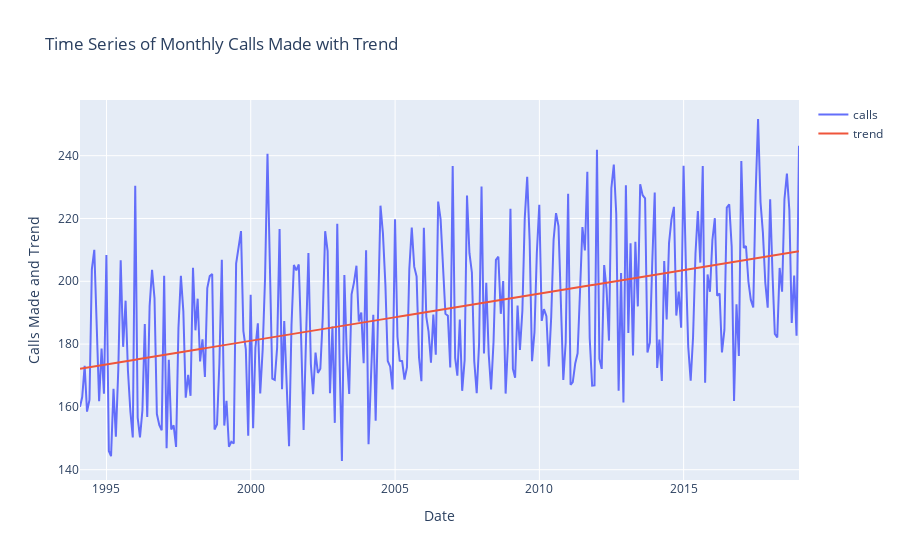

Here is the notebook cell this chart was saved with:
### Code cell
# Plotting the trend line (regression line) along with the monthly calls data
plot_data = []
plot_data.append(go.Scatter(x= subset_data['date'], y= subset_data['calls'], name = 'calls'))
plot_data.append(go.Scatter(x= subset_data['date'], y= subset_data['trend'], name = 'trend'))
layout = go.Layout(xaxis = dict(title='Date'), yaxis = dict(title= 'Calls Made and Trend'),
                   title = 'Time Series of Monthly Calls Made with Trend')
fig = go.Figure(data= plot_data, layout=layout)

plotly.offline.iplot(fig)

### Figure 1 — Plotly figure (JSON) as saved in the notebook; plotly's stock layout.template omitted (floating-point values rounded to 4 significant figures; data arrays with more than 128 entries replaced by an {"elided": "..."} marker saying what was removed)
{"data": [{"name": "calls", "x": {"elided": "300 str values"}, "y": {"elided": "300 float values"}, "type": "scatter"}, {"name": "trend", "x": {"elided": "300 str values"}, "y": {"elided": "300 float values"}, "type": "scatter"}], "layout": {"title": {"text": "Time Series of Monthly Calls Made with Trend"}, "xaxis": {"title": {"text": "Date"}}, "yaxis": {"title": {"text": "Calls Made and Trend"}}}}
